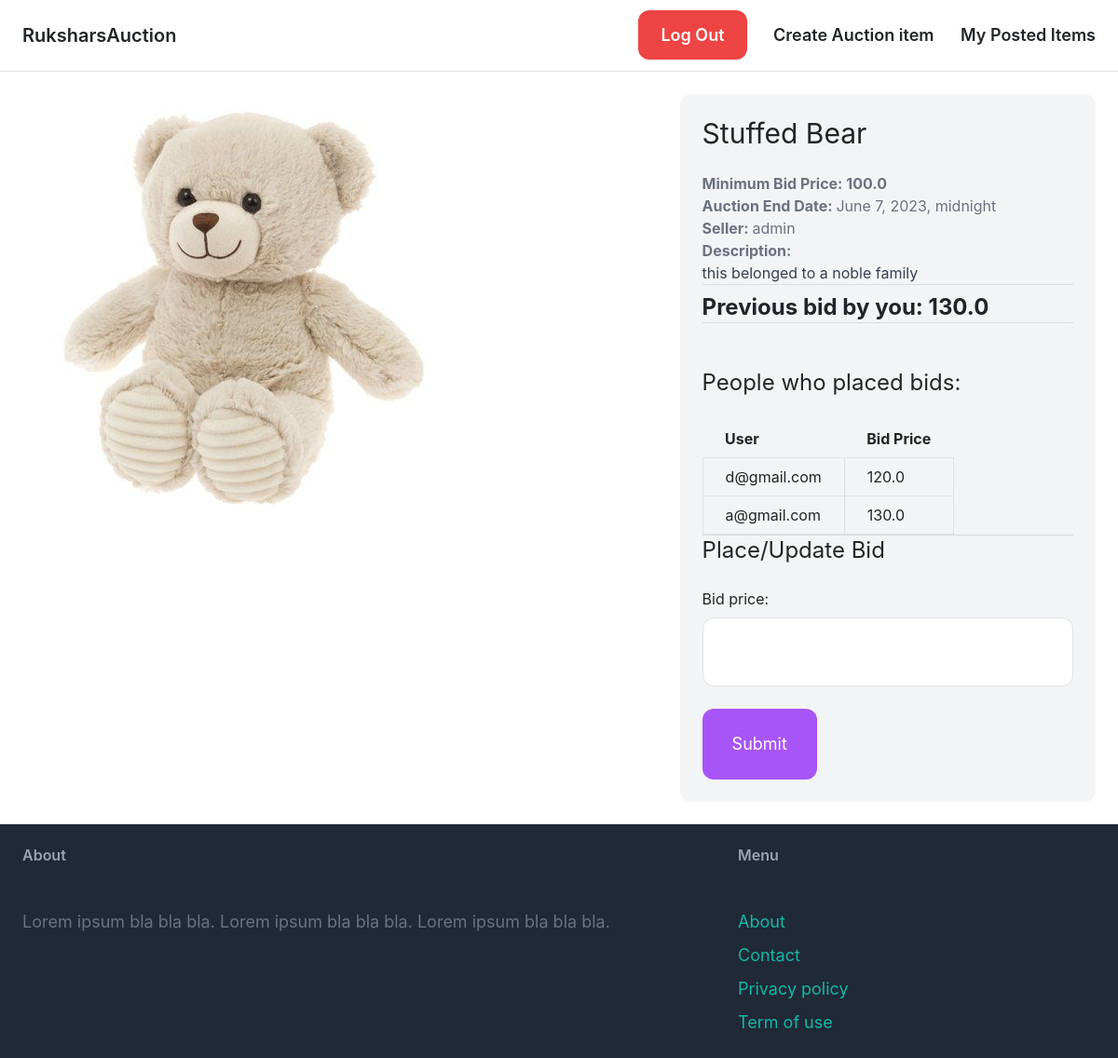
The app's page /items/place_bid/2/ (signed in) with its own data.
### item/models.py (models this page shows, shortened)
class Item(models.Model):
    name = models.CharField(max_length=255)
    description = models.TextField(blank=True, null=True)
    minimum_bid_price = models.FloatField()
    image = models.ImageField(upload_to='item_images',blank=True, null=True)
    is_bid_close = models.BooleanField(default=False)
    created_by = models.ForeignKey(CustomUser, related_name='items', on_delete=models.CASCADE)
    created_at = models.DateTimeField(auto_now_add=True)
    auction_end_datetime = models.DateTimeField()

class Bid(models.Model):
    bid_price = models.FloatField()
    item = models.ForeignKey(Item,related_name='bids',on_delete=models.CASCADE)
    bid_placed_by = models.ForeignKey(CustomUser, related_name='bids', on_delete=models.CASCADE)
    bid_placed_at = models.DateTimeField(auto_now_add=True)
    is_winner = models.BooleanField(default=False) #did the user win the bid
    updated_at = models.DateTimeField(auto_now=True) #keep track of bid updates

### core/models.py (models this page shows, shortened)
class CustomUser(AbstractUser):
    email = models.EmailField(unique=True)
    USERNAME_FIELD = 'email'
    REQUIRED_FIELDS = ['username']

### item/views.py (the view)
# urls.py: path('place_bid/<int:pk>/', views.submit_bid, name='submit_bid'),
@login_required
def submit_bid(request, pk):
    item = get_object_or_404(Item, pk=pk)
    item_bids = item.bids.all() #get all bids for this item
    bid = Bid.objects.filter(item = item, bid_placed_by = request.user).first()
    bid_json = {}#storing info of bid to display on frontend
    if request.user.username != item.created_by.username:
        if bid is None :
            print('No bids by User: ', request.user.username, ' for this item: ', item.name)
            bid_json = {'bid_available':False, 'bid_price':''} #if bid_available is False front end shows 'user made no bid yet!'
        else:
            print('user: ',request.user.username, ' bid: ', bid.bid_price)
            bid_json = {'bid_available':True, 'bid_price':bid.bid_price}#if bid_available is true front end shows current bid price for this item
    if request.method == 'POST':
        if bid is None:
            form = BidPlacementForm(request.POST)
        else:
            form = BidPlacementForm(request.POST, instance=bid)
        if form.is_valid():
            if bid is None: #if no bid placed before
                bid = form.save(commit=False)
                bid.item = item
                bid.bid_placed_by = request.user
                bid.save()
            else:
                form.save()
            return redirect('item:detail', pk=item.id)
    else:
        form = BidPlacementForm()
    return render(request, 'item/place_bid.html', {
        'item': item,
        'bid':bid_json,
        'bid_placement_form':form,
        'bids':item_bids
    })

### item/forms.py
class BidPlacementForm(forms.ModelForm):
    class Meta:
        model = Bid
        fields = ( 'bid_price',)
        widgets ={
            'bid_price': forms.TextInput(attrs={
                'class': INPUT_CLASSES
            })
        }

### item/templates/item/place_bid.html (shortened to what this page needs)
{% extends 'core/base.html' %}
{% block content %}
<div class="grid grid-cols-5 gap-6">
    <div class="col-span-3">
        <img src="{{ item.image.url }}" class="rounded-xl">
    </div>
    <div class="col-span-2 p-6 bg-gray-100 rounded-xl">
        <h1 class="mb-6 text-3xl">{{ item.name }}</h1>
        <p class="text-gray-500"><strong>Minimum Bid Price: {{ item.minimum_bid_price }}</strong></p>
        <p class="text-gray-500"><strong>Auction End Date: </strong>{{ item.auction_end_datetime }}</p>
        <p class="text-gray-500"><strong>Seller: </strong>{{ item.created_by.username }}</p>
        {% if item.description %}
            <p class="text-gray-700">
                <strong class="text-gray-500">Description:</strong><br>
                {{ item.description }}
            </p>
        {% endif %}
        <hr>
        {% if request.user.username != item.created_by.username and  not item.is_bid_close %}
            {% if not bid.bid_available %}
                <p class="mt-2 text-2xl"><strong>No bid from you yet!!</strong></p>
            {% else %}
                <p class="mt-2 text-2xl"><strong>Previous bid by you: {{ bid.bid_price }}</strong></p>
            {% endif %}
            <hr>
            <div class="mt-5">
                {% if bids|length == 0 %}
                    <h1 class="mb-6 text-2xl">No one placed a bid yet!!</h1>
                {% else %}
                    <h1 class="mb-6 text-2xl">People who placed bids:</h1>
                    <table class="table-auto">
                        <thead>
                          <tr>
                            <th class="px-4 py-2">User</th>
                            <th class="px-4 py-2">Bid Price</th>
                          </tr>
                        </thead>
                        <tbody>
                          {% for b in bids %}
                            <tr>
                              <td class="border px-4 py-2">{{ b.bid_placed_by.username }}</td>
                              <td class="border px-4 py-2">{{ b.bid_price }}</td>
                            </tr>
                          {% endfor %}
                        </tbody>
                      </table>
                {% endif %}
            </div>
            <hr>
            <h1 class="mb-6 text-2xl">Place/Update Bid</h1>
            <form method="post" action="." >
                <div class="space-y-4">
                    {{ bid_placement_form.as_p }}
                </div>
                <button class="mt-6 py-4 px-8 text-lg bg-purple-500 hover:bg-purple-700 rounded-xl text-white">Submit</button>
            </form>
        {% endif %}
    </div>
</div>
{% endblock %}

### records on screen
Item: image (picture), name "Stuffed Bear", minimum_bid_price "100.0", auction_end_datetime "June 7, 2023, midnight", created_by.username "admin", description "this belonged to a noble family"
Bid: bid_price "130.0", bid_placed_by.username "a@gmail.com"
Bid: bid_placed_by.username "d@gmail.com", bid_price "120.0"
